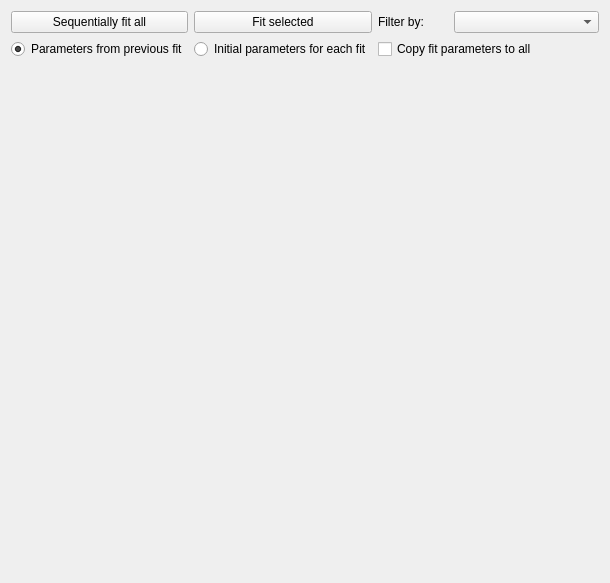
<?xml version="1.0" encoding="UTF-8"?>
<ui version="4.0">
 <class>fitting_tab</class>
 <widget class="QWidget" name="fitting_tab">
  <property name="geometry">
   <rect>
    <x>0</x>
    <y>0</y>
    <width>610</width>
    <height>583</height>
   </rect>
  </property>
  <property name="windowTitle">
   <string>Form</string>
  </property>
  <layout class="QGridLayout" name="gridLayout_3">
   <item row="0" column="2">
    <widget class="QLabel" name="filter_by_label">
     <property name="text">
      <string>Filter by:</string>
     </property>
    </widget>
   </item>
   <item row="0" column="3" colspan="2">
    <widget class="QComboBox" name="data_type_combo_box">
     <property name="toolTip">
      <string>Select the type of data you want to sequentially fit</string>
     </property>
    </widget>
   </item>
   <item row="4" column="0">
    <widget class="QRadioButton" name="previous_fit_values_radio">
     <property name="text">
      <string>Parameters from previous fit</string>
     </property>
     <property name="checked">
      <bool>true</bool>
     </property>
    </widget>
   </item>
   <item row="0" column="1">
    <widget class="QPushButton" name="fit_selected_button">
     <property name="text">
      <string>Fit selected</string>
     </property>
    </widget>
   </item>
   <item row="7" column="0" colspan="5">
    <widget class="QSplitter" name="splitter">
     <property name="orientation">
      <enum>Qt::Vertical</enum>
     </property>
     <widget class="QWidget" name="verticalLayoutWidget">
      <layout class="QVBoxLayout" name="tableLayout"/>
     </widget>
    </widget>
   </item>
   <item row="4" column="2" colspan="3">
    <widget class="QCheckBox" name="copy_fit_checkbox">
     <property name="text">
      <string>Copy fit parameters to all</string>
     </property>
    </widget>
   </item>
   <item row="0" column="0">
    <widget class="QPushButton" name="seq_fit_button">
     <property name="text">
      <string>Sequentially fit all</string>
     </property>
    </widget>
   </item>
   <item row="4" column="1">
    <widget class="QRadioButton" name="initial_fit_values_radio">
     <property name="text">
      <string>Initial parameters for each fit</string>
     </property>
    </widget>
   </item>
  </layout>
 </widget>
 <resources/>
 <connections/>
</ui>
